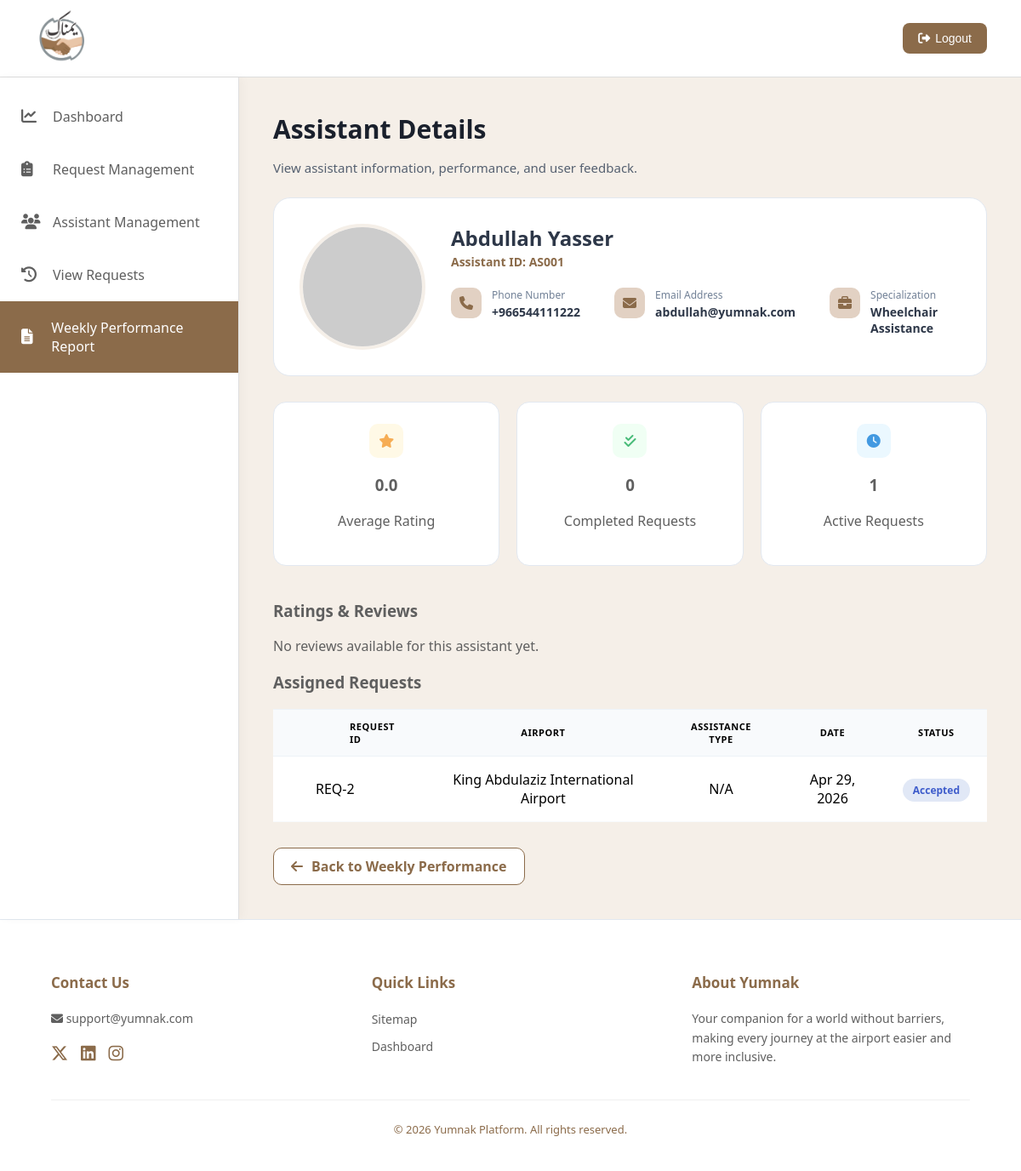
The app's page /Assistant_profile.php?id=1 (signed in) with its own data.
### tables this page shows
CREATE TABLE ASSISTANT (
    AssistantID INT(11) AUTO_INCREMENT PRIMARY KEY,
    Name VARCHAR(100) NOT NULL,
    Phone VARCHAR(20) NOT NULL,
    Email VARCHAR(100) UNIQUE NOT NULL,
    Specialization ENUM(
        'Wheelchair Assistance', 
        'Mobility Assistance', 
        'Visual Impairment Assistance', 
        'Hearing Impairment Assistance', 
        'Cognitive Assistance'
    ) NOT NULL,
    AdminID INT,
    FOREIGN KEY (AdminID) REFERENCES ADMIN(AdminID) ON DELETE SET NULL
);

CREATE TABLE ASSISTANCE_REQUEST (
    RequestID INT(11) AUTO_INCREMENT PRIMARY KEY,
    PreferredTime DATETIME NOT NULL,
    Date DATETIME DEFAULT CURRENT_TIMESTAMP,
    ExtraNote VARCHAR(255),
    Status ENUM('Pending', 'Accepted', 'Rejected', 'Cancelled', 'Completed') DEFAULT 'Pending', 
    IsPaid BOOLEAN DEFAULT FALSE,
    TravelerID INT NOT NULL,
    AdminID INT,
    AssistantID INT,
    GateID VARCHAR(50) NOT NULL,
    FOREIGN KEY (TravelerID) REFERENCES TRAVELER(UserID) ON DELETE CASCADE,
    FOREIGN KEY (AdminID) REFERENCES ADMIN(AdminID) ON DELETE SET NULL,
    FOREIGN KEY (AssistantID) REFERENCES ASSISTANT(AssistantID) ON DELETE SET NULL,
    FOREIGN KEY (GateID) REFERENCES GATE(GateID) ON DELETE RESTRICT
);

CREATE TABLE AIRPORT (
    AirportID INT(11) AUTO_INCREMENT PRIMARY KEY,
    AirportName VARCHAR(150) NOT NULL,
    City VARCHAR(100) NOT NULL,
    ImagePath VARCHAR(255) NOT NULL
);

### Assistant_profile.php (the view, shortened to what this page needs)
<?php
require 'db_connection.php';
$assistant_id = isset($_GET['id']) ? intval($_GET['id']) : 0;
$stmt = $conn->prepare("SELECT * FROM ASSISTANT WHERE AssistantID = ?");
$stmt->bind_param("i", $assistant_id);
$stmt->execute();
$assistant_result = $stmt->get_result();
$assistant = $assistant_result->fetch_assoc();
$stats_sql = "SELECT
    (SELECT COUNT(*) FROM ASSISTANCE_REQUEST
     WHERE AssistantID = $assistant_id AND Status = 'Completed'
     AND YEARWEEK(Date, 1) = YEARWEEK(CURDATE(), 1)) AS CompletedCount,
    (SELECT COUNT(*) FROM ASSISTANCE_REQUEST
     WHERE AssistantID = $assistant_id AND Status IN ('Pending', 'Accepted')
     AND YEARWEEK(Date, 1) = YEARWEEK(CURDATE(), 1)) AS AssignedCount,
    (SELECT ROUND(AVG(r.Stars), 1) FROM REVIEW r
     JOIN ASSISTANCE_REQUEST ar ON r.RequestID = ar.RequestID
     WHERE ar.AssistantID = $assistant_id
     AND YEARWEEK(r.Date, 1) = YEARWEEK(CURDATE(), 1)) AS AvgRating";
$stats_result = $conn->query($stats_sql);
$stats = $stats_result->fetch_assoc();
$rating = $stats['AvgRating'] ? $stats['AvgRating'] : "0.0";
$reviews_sql = "SELECT r.Stars, r.Comment, r.Date, ar.RequestID, t.UserName
                FROM REVIEW r
                JOIN ASSISTANCE_REQUEST ar ON r.RequestID = ar.RequestID
                JOIN TRAVELER t ON ar.TravelerID = t.UserID
                WHERE ar.AssistantID = $assistant_id
                AND YEARWEEK(r.Date, 1) = YEARWEEK(CURDATE(), 1)";
$reviews_result = $conn->query($reviews_sql);
$requests_sql = "SELECT ar.RequestID, a.AirportName, ar.Date, ar.Status, IFNULL(aty.AssistanceName, 'N/A') as AssistanceName
                 FROM ASSISTANCE_REQUEST ar
                 LEFT JOIN GATE g ON ar.GateID = g.GateID
                 LEFT JOIN AIRPORT a ON g.AirportID = a.AirportID
                 LEFT JOIN REQUEST_TYPE rt ON ar.RequestID = rt.RequestID
                 LEFT JOIN ASSISTANCE_TYPE aty ON rt.AssistanceTypeID = aty.AssistanceTypeID
                 WHERE ar.AssistantID = $assistant_id
                 AND YEARWEEK(ar.Date, 1) = YEARWEEK(CURDATE(), 1)
                 ORDER BY ar.Date DESC";
$requests_result = $conn->query($requests_sql);
?>
<!DOCTYPE html>
<html lang="ar" dir="ltr">
<head>
<link rel="stylesheet" href="https://cdnjs.cloudflare.com/ajax/libs/font-awesome/6.5.1/css/all.min.css">
<link rel="stylesheet" href="StyleM.css">
</head>
<body>
<header>
    <div class="logo">
        <img src="Image/Yumnak-Logo.png" alt="Yumnak Logo">
    </div>
    <div class="logout">
        <button onclick="window.location.href='logout.php'">
            <i class="fas fa-sign-out-alt"></i>
            Logout
        </button>
    </div>
</header>
<div class="container">
            <aside class="sidebar">
    <a href="Admin-Dashboard.php" class="sidebar-item">
        <i class="fa-solid fa-chart-line"></i> Dashboard
    </a>
    <a href="request-management.php" class="sidebar-item">
        <i class="fa-solid fa-clipboard-list"></i> Request Management
    </a>
    <a href="Assistant_Management.php" class="sidebar-item">
        <i class="fa-solid fa-users"></i> Assistant Management
    </a>
    <a href="view-requests.php" class="sidebar-item">
        <i class="fa-solid fa-clock-rotate-left"></i> View Requests
    </a>
    <a href="Weekly_Performance.php" class="sidebar-item active">
        <i class="fa-solid fa-file-lines"></i> Weekly Performance Report
    </a>
</aside>
<main class="main-content">
    <div class="headline">
        <h1>Assistant Details</h1>
        <p>View assistant information, performance, and user feedback.</p>
    </div>
    <div class="profile-header-card">
            <img src="https://ui-avatars.com/api/?name=<?php echo urlencode($assistant['Name']); ?>&background=8B6B4A&color=fff" alt="Profile" class="main-avatar">
            <div class="profile-info-grid">
                <div class="name-section">
                    <h2><?php echo htmlspecialchars($assistant['Name']); ?></h2>
                    <span class="id-tag">Assistant ID: AS00<?php echo $assistant['AssistantID']; ?></span>
                </div>
                <div class="contact-details-row">
                    <div class="detail-item">
                        <i class="fa-solid fa-phone"></i>
                        <div><label>Phone Number</label><p><?php echo htmlspecialchars($assistant['Phone']); ?></p></div>
                    </div>
                    <div class="detail-item">
                        <i class="fa-solid fa-envelope"></i>
                        <div><label>Email Address</label><p><?php echo htmlspecialchars($assistant['Email']); ?></p></div>
                    </div>
                    <div class="detail-item">
                        <i class="fa-solid fa-briefcase"></i>
                        <div><label>Specialization</label><p><?php echo htmlspecialchars($assistant['Specialization']); ?></p></div>
                    </div>
                </div>
            </div>
        </div>
    <div class="stats-container">
            <div class="stat-box"><div class="stat-icon rating-bg"><i class="fa-solid fa-star"></i></div><h3><?php echo $rating; ?></h3><p>Average Rating</p></div>
            <div class="stat-box"><div class="stat-icon completed-bg"><i class="fa-solid fa-check-double"></i></div><h3><?php echo $stats['CompletedCount']; ?></h3><p>Completed Requests</p></div>
            <div class="stat-box"><div class="stat-icon assigned-bg"><i class="fa-solid fa-clock"></i></div><h3><?php echo $stats['AssignedCount']; ?></h3><p>Active Requests</p></div>
        </div>
       <div class="reviews-section">
        <h3>Ratings & Reviews</h3>
        <?php if ($reviews_result->num_rows > 0) { ?>
        <div class="slider-wrapper">
            <button class="nav-btn prev" onclick="moveSlider(-1)"><i class="fa-solid fa-chevron-left"></i></button>
            <div class="reviews-slider-container">
                <div class="reviews-track" id="reviewsTrack">
                    <?php while($rev = $reviews_result->fetch_assoc()) { ?>
                    <div class="review-card">
                        <img src="https://ui-avatars.com/api/?name=<?php echo urlencode($rev['UserName']); ?>" class="reviewer-img">
                        <div class="review-content">
                            <div class="review-header">
                                <h4><?php echo htmlspecialchars($rev['UserName']); ?> <span>(REQ-<?php echo $rev['RequestID']; ?>)</span></h4>
                                <span class="time-ago"><?php echo date("d M Y", strtotime($rev['Date'])); ?></span>
                            </div>
                            <div class="stars">
                                <?php for($i=0; $i<$rev['Stars']; $i++) { echo '<i class="fa-solid fa-star"></i>'; } ?>
                                <?php echo $rev['Stars']; ?>.0
                            </div>
                            <p>"<?php echo htmlspecialchars($rev['Comment']); ?>"</p>
                        </div>
                    </div>
                    <?php } ?>
                </div>
            </div>
            <button class="nav-btn next" onclick="moveSlider(1)"><i class="fa-solid fa-chevron-right"></i></button>
        </div>
        <?php } else { echo "<p>No reviews available for this assistant yet.</p>"; } ?>
    </div>
        <div class="table-container-details">
            <h3>Assigned Requests</h3>
            <table class="req-tab">
                <thead>
                    <tr><th>Request ID</th><th>Airport</th><th>Assistance Type</th><th>Date</th><th>Status</th></tr>
                </thead>
                <tbody>
                    <?php
                    if ($requests_result->num_rows > 0) {
                        while($req = $requests_result->fetch_assoc()) {
                            $statusClass = strtolower($req['Status']);
                    ?>
                    <tr>
                        <td>REQ-<?php echo $req['RequestID']; ?></td>
                        <td><?php echo htmlspecialchars($req['AirportName']); ?></td>
                        <td><?php echo htmlspecialchars($req['AssistanceName']); ?></td>
                        <td><?php echo date("M d, Y", strtotime($req['Date'])); ?></td>
                        <td><span class="status-badge <?php echo $statusClass; ?>"><?php echo htmlspecialchars($req['Status']); ?></span></td>
                    </tr>
                    <?php } } else { echo "<tr><td colspan='5'>No assigned requests found.</td></tr>"; } ?>
                </tbody>
            </table>
        </div>
        <a href="Weekly_Performance.php" class="btn-back-link"><i class="fa-solid fa-arrow-left"></i> Back to Weekly Performance</a>
    </main>
</div>
<footer class="footer">
    <div class="footer-content">
        <div class="footer-section">
            <h4>Contact Us</h4>
            <p><i class="fas fa-envelope"></i> support@yumnak.com</p>
            <div class="social-icons">
                <a href="#"><i class="fa-brands fa-x-twitter"></i></a>
                <a href="#"><i class="fab fa-linkedin"></i></a>
                <a href="#"><i class="fab fa-instagram"></i></a>
            </div>
        </div>
        <div class="footer-section">
            <h4>Quick Links</h4>
            <ul class="footer-links">
                <li><a href="#">Sitemap</a></li>
                <li><a href="Admin-Dashboard.php">Dashboard</a></li>
            </ul>
        </div>
        <div class="footer-section about-yumnak">
            <h4>About Yumnak</h4>
            <p>Your companion for a world without barriers, making every journey at the airport easier and more inclusive.</p>
        </div>
    </div>
    <div class="footer-bottom">
        &copy; 2026 Yumnak Platform. All rights reserved.
    </div>
</footer>
</body>
</html>

### records on screen
assistant: Name "Abdullah Yasser", AssistantID "1", Phone "+966544111222", Email "abdullah@yumnak.com", Specialization "Wheelchair Assistance"
assistance_request: RequestID "2", airport.AirportName "King Abdulaziz International Airport", AssistanceName "N/A", Date "Apr 29, 2026", Status "Accepted"

### other values on screen
$rating "0.0"
$stats['CompletedCount'] "0"
$stats['AssignedCount'] "1"
